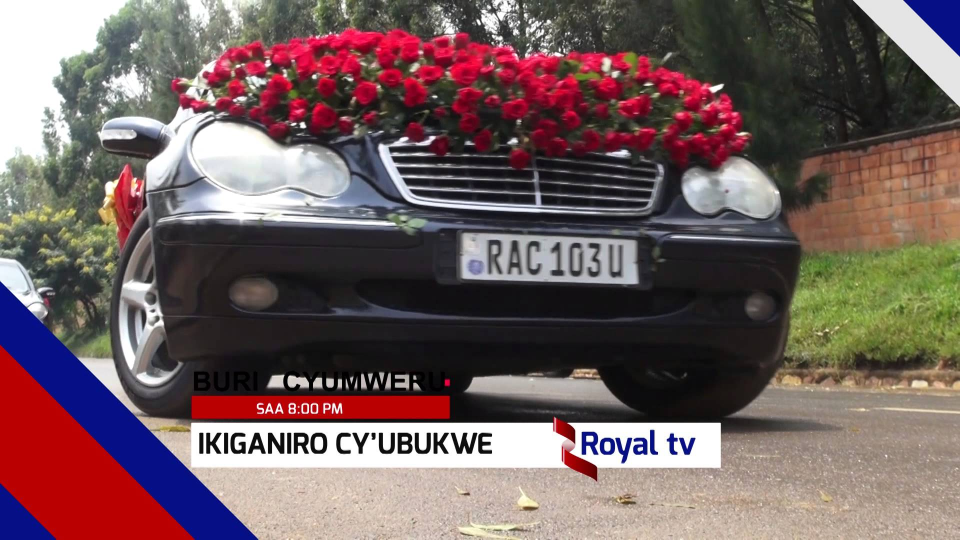
#> input picture system/alpr/rw-1.jpg, 1920 x 1080 px, given in place of 192.168.11.250, which was not available (shown at 1/2 size)
$ python motion_detection.py   (older library calls are emulated)
#> lines starting #> are read from the running program, lines starting #| are printed output that depends on the picture; pictures that were not available may be replaced by others from this repository, and a replacement may not be noted
from imutils.video import VideoStream
import datetime
import imutils
import time
import cv2

videoSource = VideoStream(src='rtsp://192.168.11.250').start();

firstFrame = None
min_area = 1200
while True:
	# grab the current frame and initialize the occupied/unoccupied text
	frame = videoSource.read()
#> frame is the input picture: shape (1080, 1920, 3); mean B, G, R 95.6, 95.6, 115.5
	text = "Unoccupied"

	# Break when no frame
	if frame is None:
		break

	# resize the frame, convert it to grayscale, and blur it
	frame = imutils.resize(frame, width=1200)
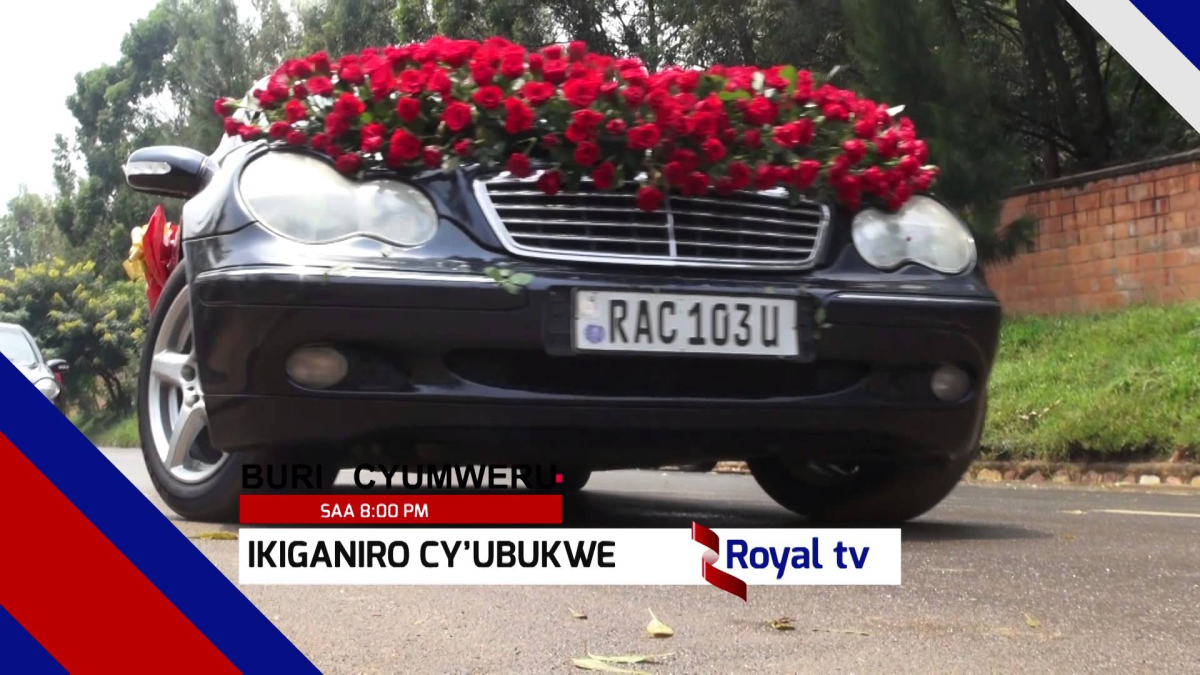
#> frame: shape (675, 1200, 3); mean B, G, R 95.6, 95.6, 115.5
	gray = cv2.cvtColor(frame, cv2.COLOR_BGR2GRAY)
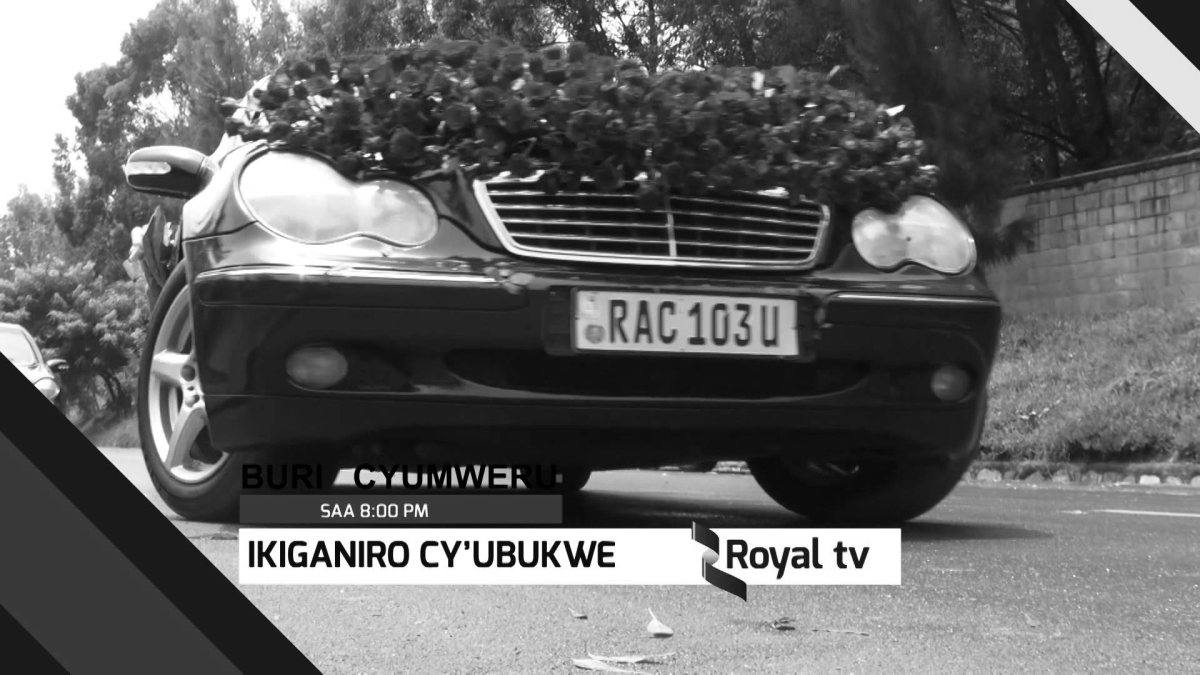
#> gray: shape (675, 1200); min 0, max 255, mean 101.6
	gray = cv2.GaussianBlur(gray, (21, 21), 0)
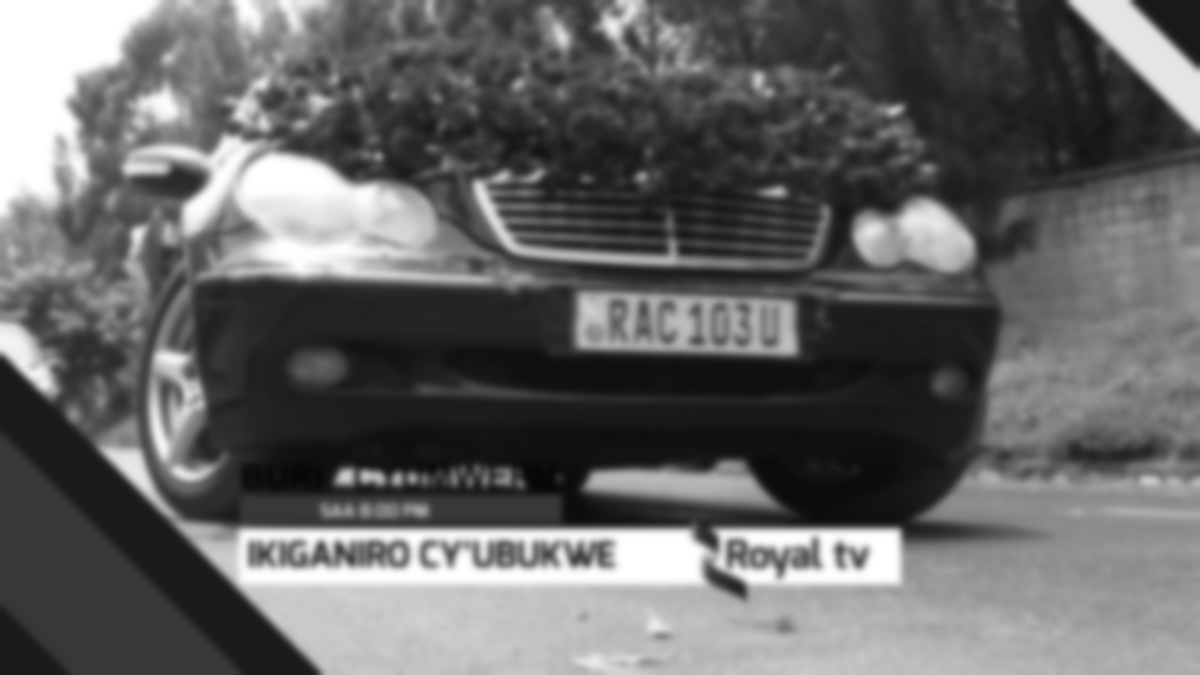
#> gray: shape (675, 1200); min 5, max 255, mean 101.6

	# if the first frame is None, initialize it
	if firstFrame is None:
		firstFrame = gray
		continue

	# compute the absolute difference between the current frame and first frame
	frameDelta = cv2.absdiff(firstFrame, gray)
	thresh = cv2.threshold(frameDelta, 25, 255, cv2.THRESH_BINARY)[1]

	# dilate the thresholded image to fill in holes, then find contours on thresholded image
	thresh = cv2.dilate(thresh, None, iterations=2)
	cnts = cv2.findContours(thresh.copy(), cv2.RETR_EXTERNAL,
		cv2.CHAIN_APPROX_SIMPLE)
	cnts = cnts[0] if imutils.is_cv2() else cnts[1]

	# loop over the contours
	for c in cnts:
		# if the contour is too small, ignore it
		if cv2.contourArea(c) < min_area:
			continue

		# compute the bounding box for the contour, draw it on the frame, and update the text
		(x, y, w, h) = cv2.boundingRect(c)
		cv2.rectangle(frame, (x, y), (x + w, y + h), (0, 255, 0), 2)
		text = "Occupied"

		# draw the text and timestamp on the frame
		cv2.putText(frame, "Room Status: {}".format(text), (10, 20),
			cv2.FONT_HERSHEY_SIMPLEX, 0.5, (0, 0, 255), 2)
		cv2.putText(frame, datetime.datetime.now().strftime("%A %d %B %Y %I:%M:%S%p"),
			(10, frame.shape[0] - 10), cv2.FONT_HERSHEY_SIMPLEX, 0.35, (0, 0, 255), 1)

		# show the frame and record if the user presses a key
		cv2.imshow("Security Feed", frame)
		cv2.imshow("Thresh", thresh)
		cv2.imshow("Frame Delta", frameDelta)
		key = cv2.waitKey(1) & 0xFF

		# if the `q` key is pressed, break from the lop
		if key == ord("q"):
			break

# cleanup the camera and close any open windows
vs.stop() if args.get("video", None) is None else vs.release()
cv2.destroyAllWindows()
